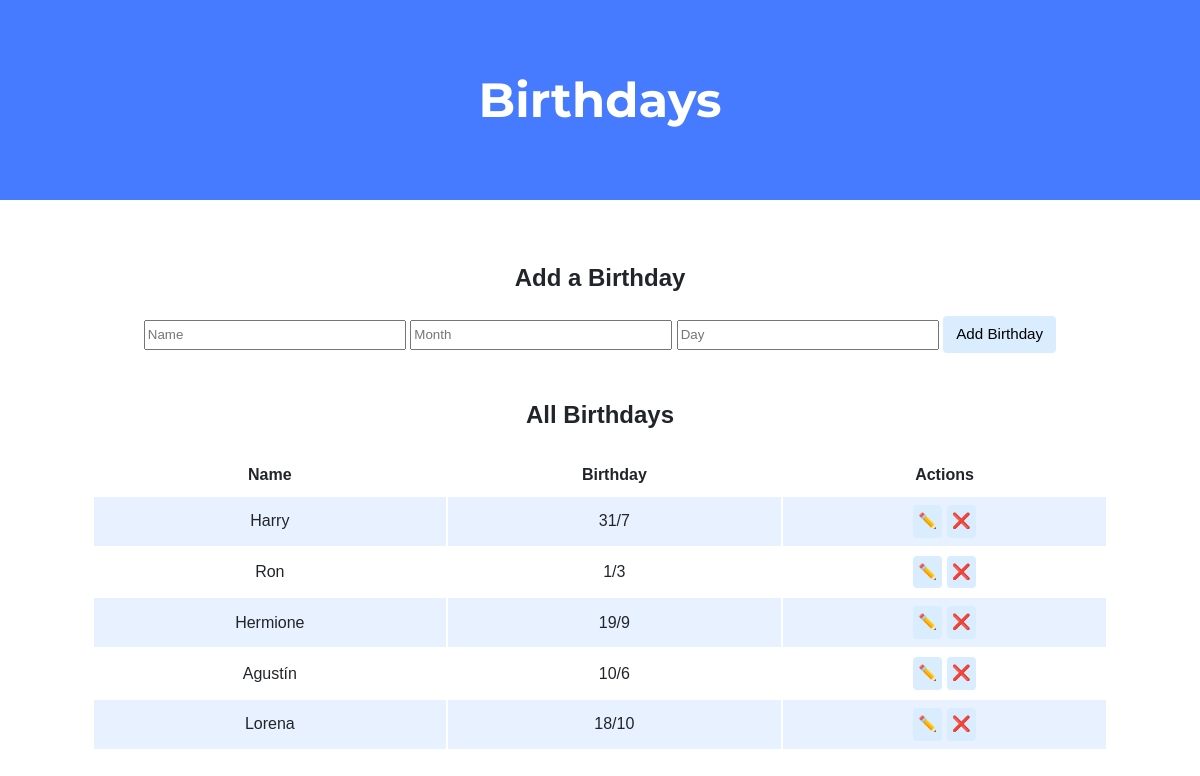
The page / on the database its author committed.
### tables this page shows
CREATE TABLE birthdays (
    id INTEGER,
    name TEXT,
    month INTEGER,
    day INTEGER,
    PRIMARY KEY(id)
);

### problems/birthdays/app.py (the view)
@app.route("/", methods=["GET", "POST"])
def index():
    if request.method == "POST":
        name = request.form.get("name")
        month = request.form.get("month")
        day = request.form.get("day")
        if not is_valid_data(name, month, day):
            return redirect("/")
        db.execute("INSERT INTO birthdays (name, month, day) VALUES (?, ?, ?);",
                   name, month, day)
        return redirect("/")
    else:
        birthdays = db.execute("SELECT * FROM birthdays;")
        return render_template("index.html", birthdays=birthdays)

### problems/birthdays/app.py (called while the page is built)
@app.after_request
def after_request(response):
    response.headers["Cache-Control"] = "no-cache, no-store, must-revalidate"
    response.headers["Expires"] = 0
    response.headers["Pragma"] = "no-cache"
    return response

### problems/birthdays/templates/index.html (shortened to what this page needs)
<!DOCTYPE html>
<html lang="en">
    <head>
        <link href="/static/styles.css" rel="stylesheet">
    </head>
    <body>
        <div class="header">
            <h1>Birthdays</h1>
        </div>
        <div class="container">
            <div class="section">
                <h2>Add a Birthday</h2>
                <form action="/" method="post">
                    <input type="text" name="name" id="name" placeholder="Name" autocomplete="off" autofocus required>
                    <input type="number" name="month" id="month" min="1" max="12" placeholder="Month"
                        autocomplete="false" required>
                    <input type="number" name="day" id="day" min="1" max="31" placeholder="Day" autocomplete="false"
                        required>
                    <button type="submit">Add Birthday</button>
                </form>
            </div>
            <div class="section">
                <h2>All Birthdays</h2>
                <table>
                    <thead>
                        <tr>
                            <th>Name</th>
                            <th>Birthday</th>
                            <th>Actions</th>
                        </tr>
                    </thead>
                    <tbody>
                        {% for birthday in birthdays %}
                        <tr>
                            <td>{{ birthday["name"] }}</td>
                            <td>{{ birthday["day"] }}/{{ birthday["month"] }}</td>
                            <td>
                                <form>
                                    <button type="submit" formaction="/update" formmethod="get" class="action" name="id"
                                        value="{{ birthday['id'] }}" title="Update birthday">✏️</button>
                                    <button type="submit" formaction="/delete" formmethod="post" class="action"
                                        name="id" value="{{ birthday['id'] }}" title="Delete birthday">❌</button>
                                </form>
                            </td>
                        </tr>
                        {% endfor %}
                    </tbody>
                </table>
            </div>
        </div>
    </body>
</html>

### problems/birthdays/static/styles.css (style rules this page uses)
body { background-color: #fff; color: #212529; font-size: 1rem; font-weight: 400; line-height: 1.5; margin: 0; text-align: left; font-family: 'Trebuchet MS', 'Lucida Sans Unicode', 'Lucida Grande', 'Lucida Sans', Arial, sans-serif; }
.container { margin-left: auto; margin-right: auto; padding-left: 15px; padding-right: 15px; text-align: center; width: 90%; }
.header { background-color: #477bff; color: #fff; margin-bottom: 2rem; padding: 2rem 1rem; text-align: center; }
.section { padding-bottom: 1rem; padding-left: 2rem; padding-right: 2rem; padding-top: 0.5rem; }
h1 { font-family: 'Montserrat', sans-serif; font-size: 48px; }
button, input[type="submit"] { background-color: #d9edff; border: 1px solid transparent; border-radius: 0.25rem; font-size: 0.95rem; font-weight: 400; line-height: 1.5; padding: 0.375rem 0.75rem; text-align: center; transition: color 0.15s ease-in-out, background-color 0.15s ease-in-out, border-color 0.15s ease-in-out, box-shadow 0.15s ease-in-out; vertical-align: middle; }
input[type="text"], input[type="number"] { line-height: 1.8; width: 25%; }
table { background-color: transparent; margin-bottom: 1rem; width: 100%; }
table th, table td { padding: 0.5rem; vertical-align: middle; }
tbody tr:nth-of-type(odd) { background-color: rgb(179, 208, 255, 0.3) }
.action { padding: 4px; }

### rows shown on the page
birthdays: name "Harry", day "31", month "7", {{ birthday['id'] }} 1 (drawn)
birthdays: name "Ron", day "1", month "3", {{ birthday['id'] }} 2 (drawn)
birthdays: name "Hermione", day "19", month "9", {{ birthday['id'] }} 3 (drawn)
birthdays: name "Agustín", day "10", month "6", {{ birthday['id'] }} 4 (drawn)
birthdays: name "Lorena", day "18", month "10", {{ birthday['id'] }} 5 (drawn)
